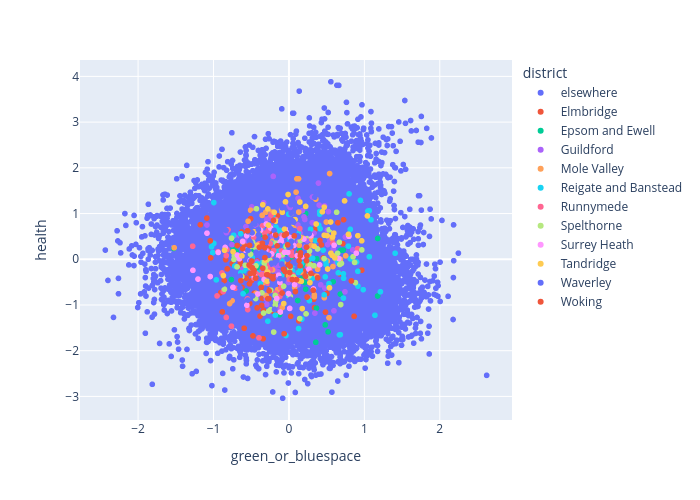

Notebook cell for this chart:
### Code cell
px.scatter(
    aha.select("lsoa21cd", pl.col("district").fill_null(pl.lit("elsewhere")), air_quality="domain_e", green_or_bluespace="domain_g", health="domain_h", retail="domain_r"), 
    y="health", x="green_or_bluespace",
    color="district",
    height=500,
    width=700,
)
